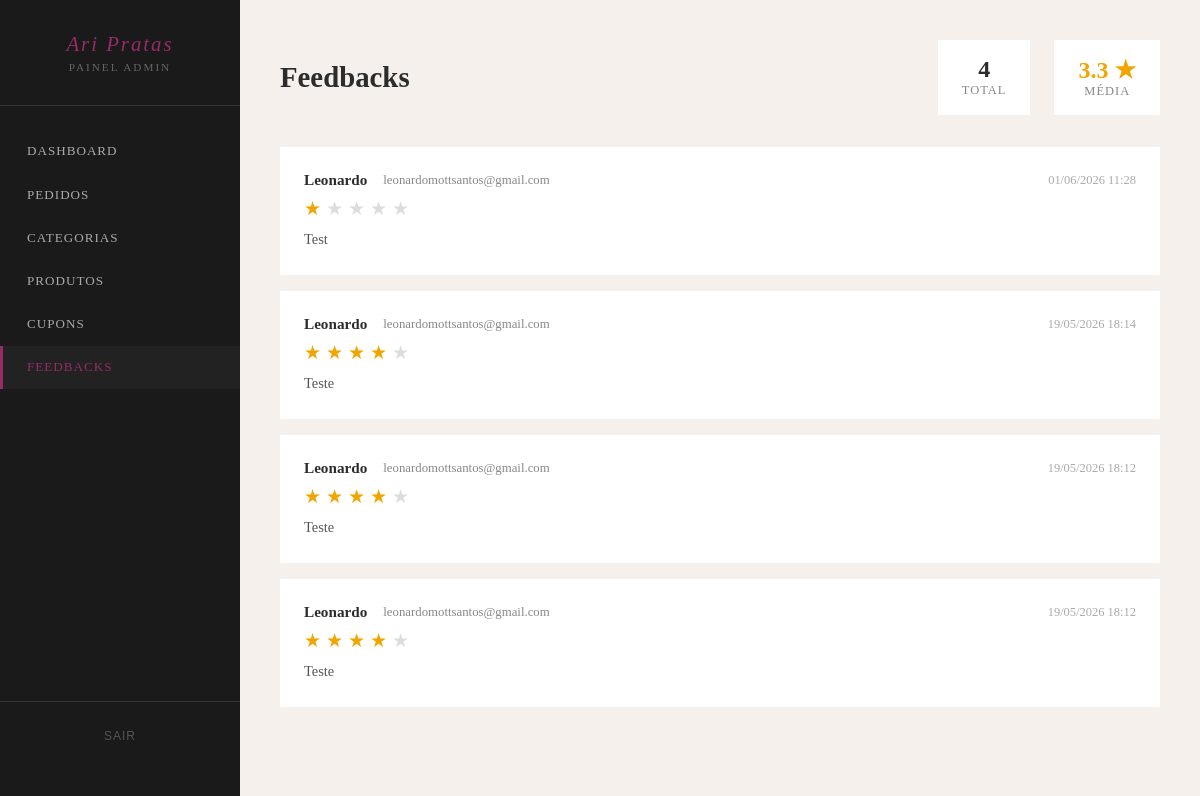
Page /painel/feedbacks/ (signed in) on the committed database.
### loja/models.py (models this page shows, shortened)
class Feedback(models.Model):
    nome = models.CharField(max_length=100)
    email = models.EmailField()
    estrelas = models.IntegerField(choices=[(i, i) for i in range(1, 6)])
    mensagem = models.TextField()
    criado_em = models.DateTimeField(auto_now_add=True)
    class Meta:
        ordering = ['-criado_em']
        verbose_name = 'Feedback'
        verbose_name_plural = 'Feedbacks'

### painel/views.py (the view)
# urls.py: path('feedbacks/', views.feedbacks_lista, name='feedbacks_lista'),
@staff_member_required(login_url='/login/')
def feedbacks_lista(request):
    feedbacks = Feedback.objects.all()
    total = feedbacks.count()
    media = feedbacks.aggregate(media=models.Avg('estrelas'))['media']
    return render(request, 'painel/feedbacks_lista.html', {
        'feedbacks': feedbacks,
        'total': total,
        'media': media,
    })

### templates/painel/feedbacks_lista.html (shortened to what this page needs)
{% extends 'painel/base.html' %}
{% block content %}
<div style="display:flex; justify-content:space-between; align-items:center; margin-bottom:2rem;">
  <h1 style="font-family:var(--fonte-titulo); font-size:1.8rem;">Feedbacks</h1>
  <div style="display:flex; gap:1.5rem;">
    <div style="background:white; padding:1rem 1.5rem; border-radius:var(--raio); box-shadow:var(--sombra); text-align:center;">
      <div style="font-size:1.5rem; font-weight:700; color:var(--vinho);">{{ total }}</div>
      <div style="font-size:0.78rem; color:#888; text-transform:uppercase; letter-spacing:1px;">Total</div>
    </div>
    <div style="background:white; padding:1rem 1.5rem; border-radius:var(--raio); box-shadow:var(--sombra); text-align:center;">
      <div style="font-size:1.5rem; font-weight:700; color:#f0a500;">
        {% if media %}{{ media|floatformat:1 }} ★{% else %}—{% endif %}
      </div>
      <div style="font-size:0.78rem; color:#888; text-transform:uppercase; letter-spacing:1px;">Média</div>
    </div>
  </div>
</div>
{% if feedbacks %}
<div style="display:flex; flex-direction:column; gap:1rem;">
  {% for fb in feedbacks %}
  <div style="background:white; border-radius:var(--raio); box-shadow:var(--sombra); padding:1.5rem; display:flex; justify-content:space-between; align-items:start; gap:1rem;">
    <div style="flex:1;">
      <div style="display:flex; align-items:center; gap:1rem; margin-bottom:0.5rem;">
        <strong style="font-size:0.95rem;">{{ fb.nome }}</strong>
        <span style="font-size:0.8rem; color:#888;">{{ fb.email }}</span>
        <span style="font-size:0.78rem; color:#aaa; margin-left:auto;">{{ fb.criado_em|date:"d/m/Y H:i" }}</span>
      </div>
      <div style="font-size:1.2rem; margin-bottom:0.5rem;">
        {% for i in "12345" %}
          <span style="color:{% if forloop.counter <= fb.estrelas %}#f0a500{% else %}#ddd{% endif %};">★</span>
        {% endfor %}
      </div>
      <p style="font-size:0.9rem; color:#555; line-height:1.6;">{{ fb.mensagem }}</p>
    </div>
  </div>
  {% endfor %}
</div>
{% else %}
<div style="background:white; border-radius:var(--raio); padding:3rem; text-align:center; color:#888;">
  Nenhum feedback recebido ainda.
</div>
{% endif %}
{% endblock %}

### rows in the picture
Feedback: nome "Leonardo", email "leonardomottsantos@gmail.com", criado_em "01/06/2026 11:28", mensagem "Test"
Feedback: nome "Leonardo", email "leonardomottsantos@gmail.com", criado_em "19/05/2026 18:14", mensagem "Teste"
Feedback: nome "Leonardo", email "leonardomottsantos@gmail.com", criado_em "19/05/2026 18:12", mensagem "Teste"
Feedback: nome "Leonardo", email "leonardomottsantos@gmail.com", criado_em "19/05/2026 18:12", mensagem "Teste"

### other values in the picture
{{ total }} "4"
{{ media|floatformat:1 }} "3.3"
